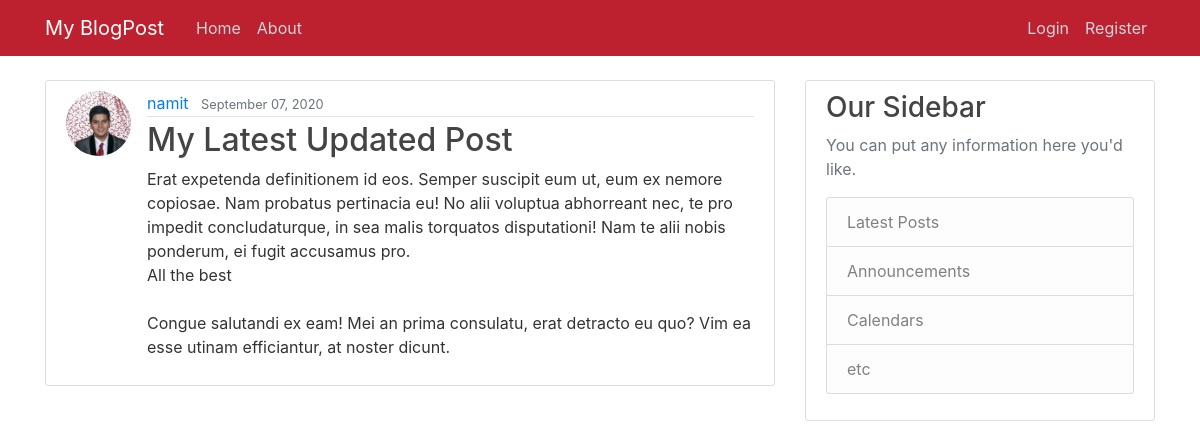
/post/27/, run on the app's committed database.
### blog/models.py (models this page shows, shortened)
class Post(models.Model):
    title = models.CharField(max_length=100)
    content = models.TextField()
    date_posted = models.DateTimeField(default=timezone.now)
    author = models.ForeignKey(User, on_delete=models.CASCADE)

### users/models.py (models this page shows, shortened)
class Profile(models.Model):
    user=models.OneToOneField(User,on_delete=models.CASCADE)
    image=models.ImageField(default='default.jpg',upload_to='profile_pics')

### blog/views.py (the view)
# urls.py: path('post/<int:pk>/', PostDetailView.as_view(), name='post-detail'),
class PostDetailView(DetailView):
    model = Post

### blog/templates/blog/post_detail.html (shortened to what this page needs)
{% extends "blog/base.html" %}
{% block content %}
  <article class="media content-section">
    <img class="rounded-circle article-img" src="{{ object.author.profile.image.url }}">
    <div class="media-body">
      <div class="article-metadata">
        <a class="mr-2" href="#">{{ object.author }}</a>
        <small class="text-muted">{{ object.date_posted|date:"F d, Y" }}</small>
      </div>
      <h2 class="article-title">{{ object.title }}</h2>
      <p class="article-content">{{ object.content }}</p>
    </div>
  </article>
{% endblock content %}

### blog/static/blog/main.css (style rules this page uses)
body { background: #fafafa00; color: #333333; margin-top: 5rem; }
h1, h2, h3, h4, h5, h6 { color: #444444; }
.content-section { background: #ffffff; padding: 10px 20px; border: 1px solid #dddddd; border-radius: 3px; margin-bottom: 20px; }
.article-title { color: #444444; }
.article-content { white-space: pre-line; }
.article-img { height: 65px; width: 65px; margin-right: 16px; }
.article-metadata { padding-bottom: 1px; margin-bottom: 4px; border-bottom: 1px solid #e3e3e3 }

### data on the page
Post: author.profile.image (picture), author "namit", date_posted "September 07, 2020", title "My Latest Updated Post", content "Erat expetenda definitionem id eos. Semper suscipit eum ut, eum ex nemore copiosae. Nam probatus pertinacia eu! No alii voluptua abhorreant nec, te pro impedit concludaturque, in sea malis torquatos disputationi! Nam te alii nobis ponderum, ei fugit accusamus pro. All the best Congue salutandi ex eam! Mei an prima consulatu, erat detracto eu quo? Vim ea esse utinam efficiantur, at noster dicunt."
